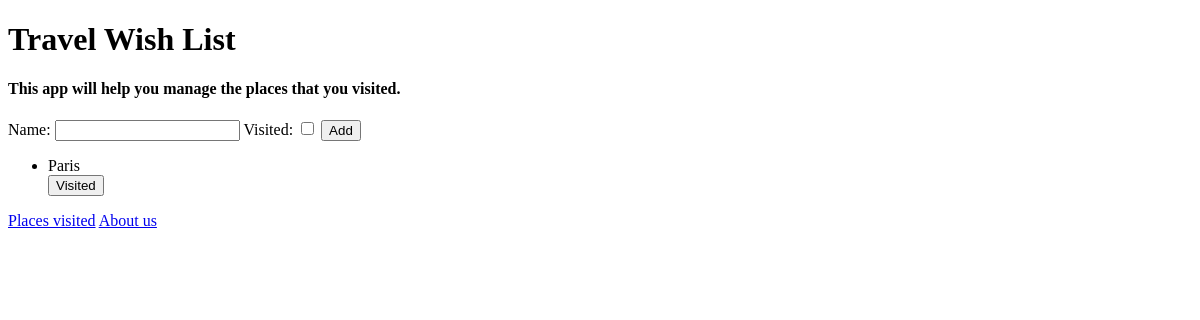
The app's page /, older data.
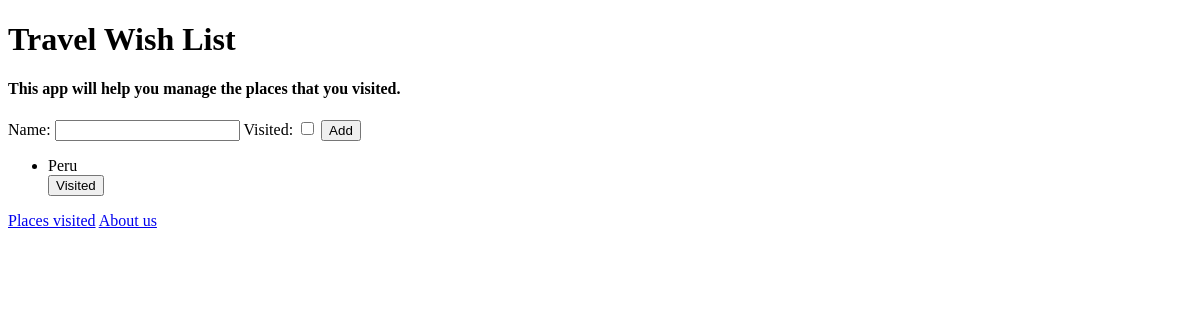
The same page, newer data.
### travel_wishListCris/models.py (models this page shows, shortened)
class Place(models.Model):
    name = models.CharField(max_length=200)
    visited = models.BooleanField(default=False)

### travel_wishListCris/views.py (the view)
# urls.py: path('', views.place_list, name='place_list'),
def place_list(request):
    if request.method == 'POST':
        form = NewPlaceForm(request.POST) # creating a form from data in the request
        place = form.save() # creating a new model object from form
        if form.is_valid(): # validation against DB constraints
            place.save()  #saves place to db
            return redirect('place_list')  # reloads home page
    places = Place.objects.filter(visited=False).order_by('name')   # we can change what we want to see by using a filter Ex : filter(visited=False)
    new_place_form = NewPlaceForm()   # used to create HTML
    return render(request, 'travel_wishListCris/wishlist.html', {'places': places, 'new_place_form': new_place_form})

### travel_wishListCris/forms.py
class NewPlaceForm(forms.ModelForm):
    class Meta:
        model = Place
        fields = ('name','visited')

### travel_wishListCris/templates/travel_wishListCris/wishlist.html (shortened to what this page needs)
<!DOCTYPE html>
<html lang="en">
  <head>
  </head>
  <body>
    <header>
      <h1>Travel Wish List</h1>
      <h4>This app will help you manage the places that you visited.</h4>
    </header>
    <div class="list">
      <form method="POST" action="/ ">
        {% csrf_token %} {{new_place_form}}
        <button type="submit">Add</button>
      </form>
      {% for place in places %}
      <ul>
        <div>
          <li>{{place.name}} </li>
          <form action="{% url 'place_was_visited' place.pk %}" method="POST">
            <button>Visited</button>
          </form>
        </div>
      </ul>
      {% empty %}
      <p>You have no places in your wishlist</p>
      {% endfor %}
      <a href="{% url 'places_visited' %}">Places visited</a>
      <a href="{% url 'about' %}">About us</a>
    </div>
  </body>
</html>

Row changes from the older to the newer data that the page shows:
removed Place: name "Paris"
added Place: name "Peru"
